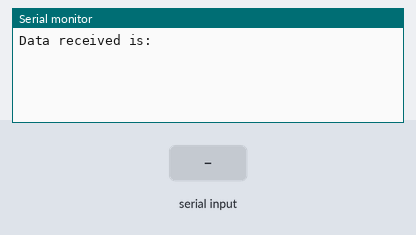
The sketch below on a simulated Arduino Uno, built with avr-gcc and run on an emulated ATmega328P. Parts: the last lines printed to the serial monitor. The inputs (shaded band) are chosen by the test bench.

Above: at 1.2 s.
1.3 s: "1" received over the second serial link
At 2.5 s:
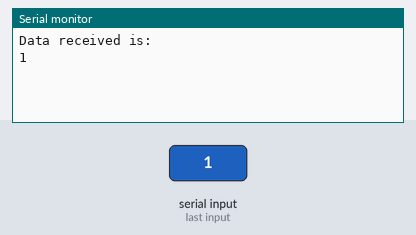
2.8 s: "0" received over the second serial link
At 3.8 s:
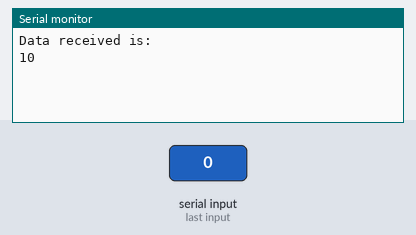

The sketch:

UART_RX.ino
```cpp
#include <SoftwareSerial.h>
const byte RX = 2;
const byte TX = 3;
SoftwareSerial mySerial (RX, TX);
void setup() {
  Serial.begin(9600);
  mySerial.begin(9600);
  Serial.println("Data received is:");
  mySerial.println("Data received is:");
}
void loop() {
  if (Serial.available() > 0) {
    mySerial.write(Serial.read());
  }

  if (mySerial.available() > 0) {
    char g = mySerial.read();
    Serial.print(g);
  }
}
```

Measured:
- after the input at 1.3 s, the serial monitor: prints a new line at once (image 1)
- after the input at 2.8 s, the serial monitor: prints a new line at once (image 2)
